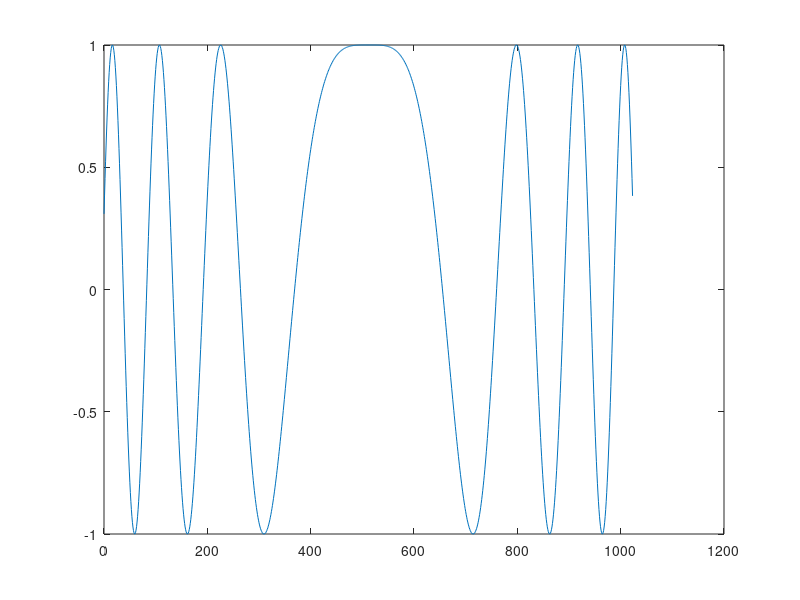

The MATLAB source for this figure:
%% direct generate linear frequency modulation signal
i = 0:1023;
z = cos(39062.*pi.*((i - 512)/1024*16/625).^2);
plot(i, z);
% if your operating system is not Unix, please modify the path
print -dpdflatexstandalone '/tmp/lfm.tex';

%% direct digital synthesis
x = sin(2*pi*i/1024);
j = mod(int64((i - 512).^2./80 + 256), 1024);
for k = 1:1024
	if k == 512
		y(k) = 1;
	else
		y(k) = x(j(k));
	end
end
plot(i, y);
% the firgure is mostly same as the former, so i don't wanna print it
